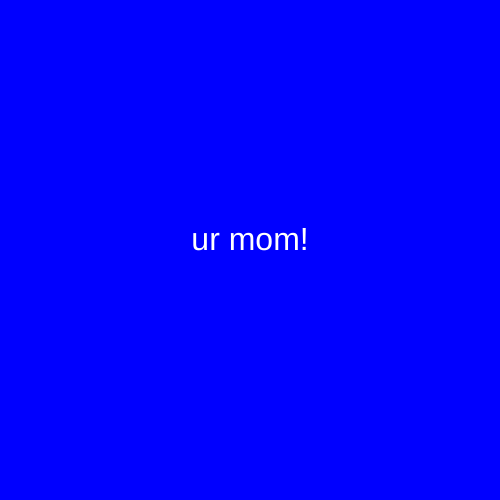
Frame 1 (no input)
Frame 60 (no input): identical to frame 1, image omitted
Frame 120 (the mouse pressed at the canvas centre since frame 60): identical to frame 1, image omitted

The p5.js sketch that drew this single still picture (run headless with seeded random() and noise() and a simulated clock; from frame 60 on, the mouse is pressed at the canvas centre):

// p5.js sketch
// ── sketch.js
function setup() {
  createCanvas(500, 500);
  textAlign(CENTER) ;
}

function draw() {
  background('blue') ;
  fill('white') ;
  textSize(32) ;
  text("ur mom!", 250, 250) ;
}
